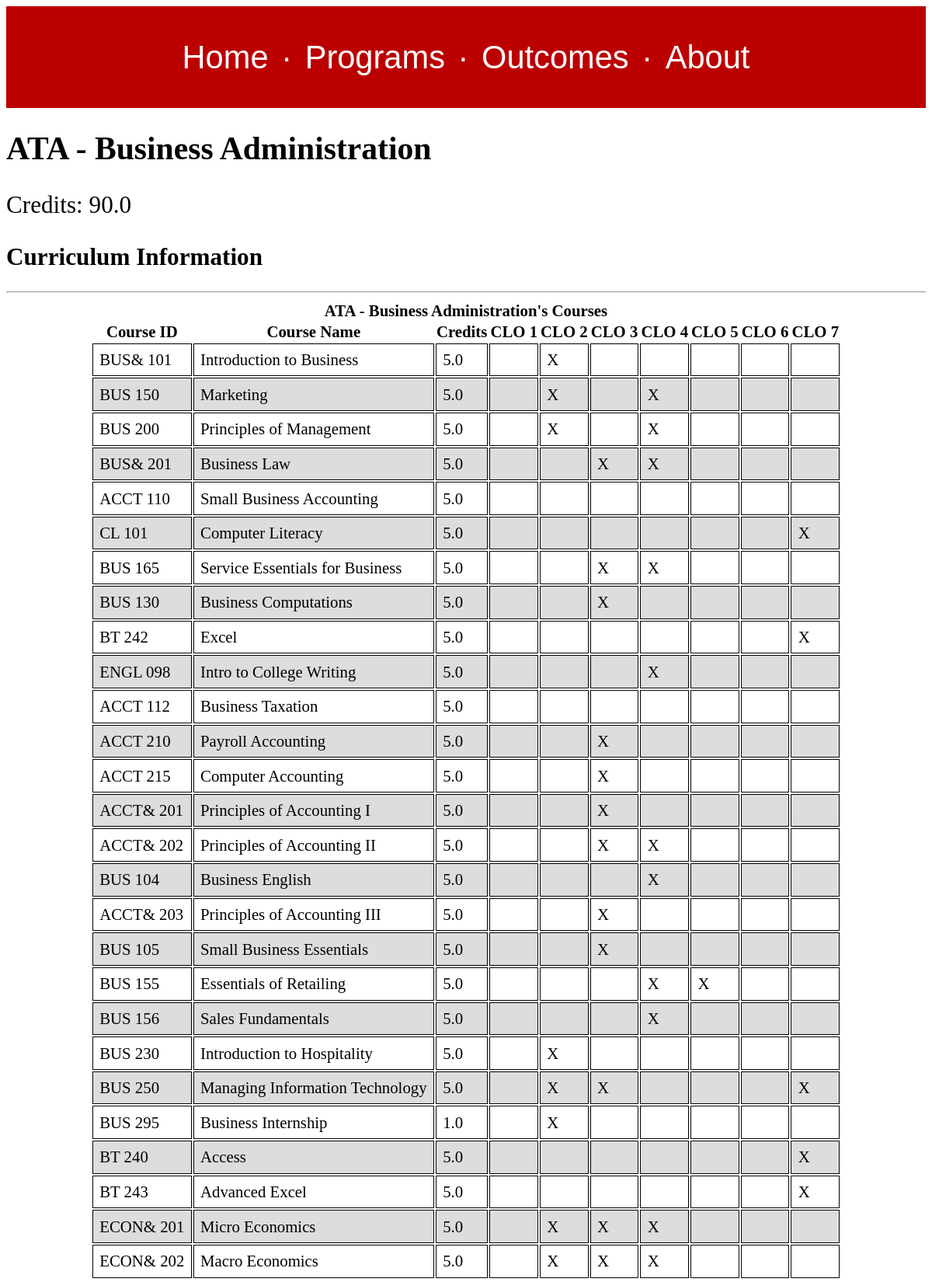
Page /degreeprogram/3 (upper part) on the committed database.
### clo_app/models.py (models this page shows)
class DegreeProgram(models.Model):
    label = models.TextField()
    credits = models.FloatField()
    elective_credits = models.FloatField(null=True)

class Course(models.Model):
    id = models.TextField(primary_key=True)
    label = models.TextField()
    lower_credit_bound = models.FloatField(null=True)
    upper_credit_bound = models.FloatField(null=True)

### clo_app/views.py (the view)
# urls.py: url(r'^degreeprogram/(?P<pid>[0-9]+)$', views.degree_program, name="degree-program"),
def degree_program(request, pid):
    ref_degree_program_id = pid
    rdp_object = models.DegreeProgram.objects.get(id=ref_degree_program_id)
    courses = models.Course.objects.filter(
        dpcoursespecific__degree_program=ref_degree_program_id)
    course_clo_pairs = []
    for course in courses:
        course_outcomes = [False] * models.CoreLearningOutcome.objects.all().count()
        clo_raw = models.CoreLearningOutcome.objects.filter(
            courselearningoutcome__course=course).order_by("id")
        for outcome_placeholder in enumerate(course_outcomes):
            if clo_raw.filter(id=outcome_placeholder[0]).exists():
                course_outcomes[outcome_placeholder[0]] = True
        course_clo_pairs.append((course, course_outcomes))
    program_distances = []
    for degree_program in models.DegreeProgram.objects.exclude(
            id=ref_degree_program_id):
        union = models.Course.objects.none().union(
            models.DPCourseSpecific.objects.filter(
                degree_program=ref_degree_program_id),
            models.DPCourseSpecific.objects.filter(
                degree_program=degree_program.id)).count()
        overlap = models.Course.objects.filter(
            dpcoursespecific__degree_program__id=ref_degree_program_id).filter(
                dpcoursespecific__degree_program__id=degree_program.id).count()
        program_distances.append((degree_program, (overlap / union) * 100))
    program_distances.sort(key=lambda distance: distance[1])
    return render(request,
                  'degree_program.html',
                  {"reference_program":rdp_object,
                   "course_clo_pairs":course_clo_pairs,
                   "program_distances":program_distances})

### clo_app/templates/degree_program.html (shortened to what this page needs)
{% extends "base.html" %}
{% load static %}
{% block css %}<link rel="stylesheet" href="{% static 'degree_program.css' %}"/>{% endblock %}
{% block content %}
<div id="course_overview">
<h1>{{ reference_program.label }}</h1>
<p class="credit_hours">Credits: {{ reference_program.credits }}</p>
</div>
<h2>Curriculum Information</h2>
<hr/>
<div id="dp_courses" class="collapse_table">
<table class="comparison_table">
  <caption><b>{{ reference_program.label }}'s Courses</b></caption>
  <thead>
    <th>Course ID</th>
    <th>Course Name</th>
    <th>Credits</th>
    <th>CLO 1</th>
    <th>CLO 2</th>
    <th>CLO 3</th>
    <th>CLO 4</th>
    <th>CLO 5</th>
    <th>CLO 6</th>
    <th>CLO 7</th>
  </thead>
  <tbody>
    {% for course_clo_pair in course_clo_pairs %}
    <tr class="{% cycle 'white_row' 'gray_row' %}">
      <td>{{ course_clo_pair.0.id }} </td>
      <td>{{ course_clo_pair.0.label }}</td>
      <td>{{ course_clo_pair.0.lower_credit_bound }}</td>
      {% for outcome in course_clo_pair.1 %}
      {% if outcome %}
      <td>X</td>
      {% else %}
      <td></td>
      {% endif %}
      {% endfor %}
    </tr>
    {% endfor %}
  </tbody>
</table>
</div>
{% endblock %}

### clo_app/static/base.css (style rules this page uses)
body { font-size: 1.3em; }
caption { font-size: 1.3em; }
th { font-size: 1.3em; }
td { font-size: 1.3em; }

### clo_app/static/degree_program.css (style rules this page uses)
#course_overview p { font-size: 1.5em; }
td { padding: 0.4em; border: black 1px solid; }
.collapse_table { display: flex; flex-direction: row; justify-content: center; margin-bottom: 2em; }
.gray_row { background-color: #ddd; }

### rows in the picture
DegreeProgram: label "ATA - Business Administration", credits "90.0"
Course: id "BUS& 101", label "Introduction to Business", lower_credit_bound "5.0"
Course: id "BUS 150", label "Marketing", lower_credit_bound "5.0"
Course: id "BUS 200", label "Principles of Management", lower_credit_bound "5.0"
Course: id "BUS& 201", label "Business Law", lower_credit_bound "5.0"
Course: id "ACCT 110", label "Small Business Accounting", lower_credit_bound "5.0"
Course: id "CL 101", label "Computer Literacy", lower_credit_bound "5.0"
Course: id "BUS 165", label "Service Essentials for Business", lower_credit_bound "5.0"
Course: id "BUS 130", label "Business Computations", lower_credit_bound "5.0"
Course: id "BT 242", label "Excel", lower_credit_bound "5.0"
Course: id "ENGL 098", label "Intro to College Writing", lower_credit_bound "5.0"
Course: id "ACCT 112", label "Business Taxation", lower_credit_bound "5.0"
Course: id "ACCT 210", label "Payroll Accounting", lower_credit_bound "5.0"
Course: id "ACCT 215", label "Computer Accounting", lower_credit_bound "5.0"
Course: id "ACCT& 201", label "Principles of Accounting I", lower_credit_bound "5.0"
Course: id "ACCT& 202", label "Principles of Accounting II", lower_credit_bound "5.0"
Course: id "BUS 104", label "Business English", lower_credit_bound "5.0"
Course: id "ACCT& 203", label "Principles of Accounting III", lower_credit_bound "5.0"
Course: id "BUS 105", label "Small Business Essentials", lower_credit_bound "5.0"
Course: id "BUS 155", label "Essentials of Retailing", lower_credit_bound "5.0"
Course: id "BUS 156", label "Sales Fundamentals", lower_credit_bound "5.0"
Course: id "BUS 230", label "Introduction to Hospitality", lower_credit_bound "5.0"
Course: id "BUS 250", label "Managing Information Technology", lower_credit_bound "5.0"
Course: id "BUS 295", label "Business Internship", lower_credit_bound "1.0"
Course: id "BT 240", label "Access", lower_credit_bound "5.0"
Course: id "BT 243", label "Advanced Excel", lower_credit_bound "5.0"
Course: id "ECON& 201", label "Micro Economics", lower_credit_bound "5.0"
Course: id "ECON& 202", label "Macro Economics", lower_credit_bound "5.0"
